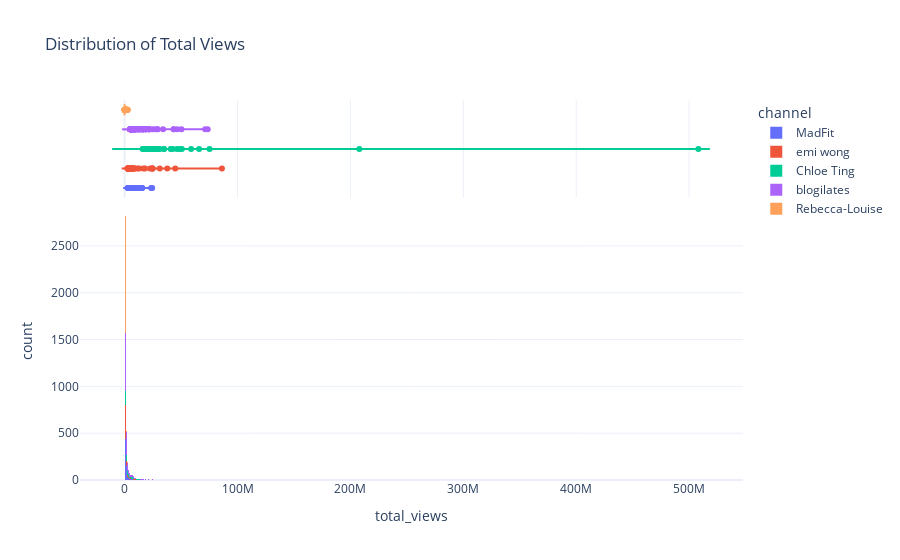

Source (notebook cell):
### Markdown cell above
### 1. Univariate Analysis

### Code cell
px.histogram(videos_df, x='total_views', color='channel', marginal='violin', title='Distribution of Total Views')

### Figure 1 — Plotly figure (JSON) as saved in the notebook; plotly's stock layout.template omitted (floating-point values rounded to 4 significant figures; data arrays with more than 128 entries replaced by an {"elided": "..."} marker saying what was removed)
{"data": [{"alignmentgroup": "True", "bingroup": "x", "hovertemplate": "channel=MadFit<br>total_views=%{x}<br>count=%{y}<extra></extra>", "legendgroup": "MadFit", "marker": {"color": "#636efa", "pattern": {"shape": ""}}, "name": "MadFit", "offsetgroup": "MadFit", "orientation": "v", "showlegend": true, "type": "histogram", "x": {"elided": "683 int values"}, "xaxis": "x", "yaxis": "y"}, {"alignmentgroup": "True", "hovertemplate": "channel=MadFit<br>total_views=%{x}<extra></extra>", "legendgroup": "MadFit", "marker": {"color": "#636efa"}, "name": "MadFit", "offsetgroup": "MadFit", "scalegroup": "x", "showlegend": false, "type": "violin", "x": {"elided": "683 int values"}, "xaxis": "x2", "yaxis": "y2"}, {"alignmentgroup": "True", "bingroup": "x", "hovertemplate": "channel=emi wong<br>total_views=%{x}<br>count=%{y}<extra></extra>", "legendgroup": "emi wong", "marker": {"color": "#EF553B", "pattern": {"shape": ""}}, "name": "emi wong", "offsetgroup": "emi wong", "orientation": "v", "showlegend": true, "type": "histogram", "x": {"elided": "506 int values"}, "xaxis": "x", "yaxis": "y"}, {"alignmentgroup": "True", "hovertemplate": "channel=emi wong<br>total_views=%{x}<extra></extra>", "legendgroup": "emi wong", "marker": {"color": "#EF553B"}, "name": "emi wong", "offsetgroup": "emi wong", "scalegroup": "x", "showlegend": false, "type": "violin", "x": {"elided": "506 int values"}, "xaxis": "x2", "yaxis": "y2"}, {"alignmentgroup": "True", "bingroup": "x", "hovertemplate": "channel=Chloe Ting<br>total_views=%{x}<br>count=%{y}<extra></extra>", "legendgroup": "Chloe Ting", "marker": {"color": "#00cc96", "pattern": {"shape": ""}}, "name": "Chloe Ting", "offsetgroup": "Chloe Ting", "orientation": "v", "showlegend": true, "type": "histogram", "x": {"elided": "410 int values"}, "xaxis": "x", "yaxis": "y"}, {"alignmentgroup": "True", "hovertemplate": "channel=Chloe Ting<br>total_views=%{x}<extra></extra>", "legendgroup": "Chloe Ting", "marker": {"color": "#00cc96"}, "name": "Chloe Ting", "offsetgroup": "Chloe Ting", "scalegroup": "x", "showlegend": false, "type": "violin", "x": {"elided": "410 int values"}, "xaxis": "x2", "yaxis": "y2"}, {"alignmentgroup": "True", "bingroup": "x", "hovertemplate": "channel=blogilates<br>total_views=%{x}<br>count=%{y}<extra></extra>", "legendgroup": "blogilates", "marker": {"color": "#ab63fa", "pattern": {"shape": ""}}, "name": "blogilates", "offsetgroup": "blogilates", "orientation": "v", "showlegend": true, "type": "histogram", "x": {"elided": "1184 int values"}, "xaxis": "x", "yaxis": "y"}, {"alignmentgroup": "True", "hovertemplate": "channel=blogilates<br>total_views=%{x}<extra></extra>", "legendgroup": "blogilates", "marker": {"color": "#ab63fa"}, "name": "blogilates", "offsetgroup": "blogilates", "scalegroup": "x", "showlegend": false, "type": "violin", "x": {"elided": "1184 int values"}, "xaxis": "x2", "yaxis": "y2"}, {"alignmentgroup": "True", "bingroup": "x", "hovertemplate": "channel=Rebecca-Louise<br>total_views=%{x}<br>count=%{y}<extra></extra>", "legendgroup": "Rebecca-Louise", "marker": {"color": "#FFA15A", "pattern": {"shape": ""}}, "name": "Rebecca-Louise", "offsetgroup": "Rebecca-Louise", "orientation": "v", "showlegend": true, "type": "histogram", "x": {"elided": "1269 int values"}, "xaxis": "x", "yaxis": "y"}, {"alignmentgroup": "True", "hovertemplate": "channel=Rebecca-Louise<br>total_views=%{x}<extra></extra>", "legendgroup": "Rebecca-Louise", "marker": {"color": "#FFA15A"}, "name": "Rebecca-Louise", "offsetgroup": "Rebecca-Louise", "scalegroup": "x", "showlegend": false, "type": "violin", "x": {"elided": "1269 int values"}, "xaxis": "x2", "yaxis": "y2"}], "layout": {"barmode": "relative", "legend": {"title": {"text": "channel"}, "tracegroupgap": 0}, "title": {"text": "Distribution of Total Views"}, "xaxis": {"anchor": "y", "domain": [0, 1], "title": {"text": "total_views"}}, "xaxis2": {"anchor": "y2", "domain": [0, 1], "matches": "x", "showgrid": true, "showticklabels": false}, "yaxis": {"anchor": "x", "domain": [0, 0.7326], "title": {"text": "count"}}, "yaxis2": {"anchor": "x2", "domain": [0.7426, 1], "matches": "y2", "showgrid": false, "showline": false, "showticklabels": false, "ticks": ""}}}
